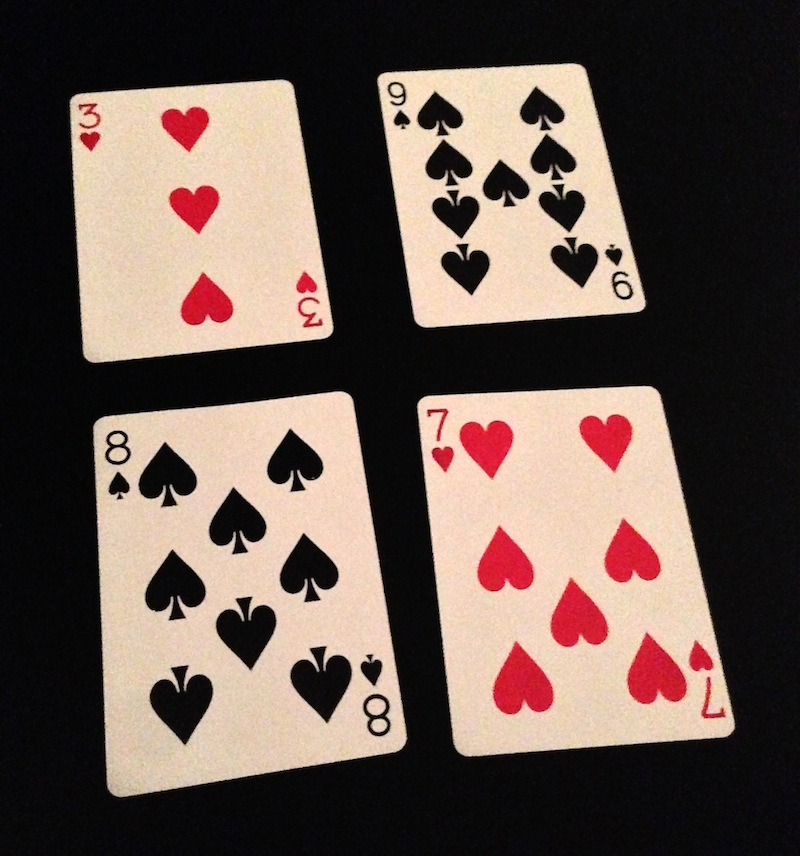
#> input picture Images/test.jpg, 800 x 856 px
$ python cardsTraining.py   (Python 2 division)
#> lines starting #> are read from the running program, lines starting #| are printed output that depends on the picture; after the words box and inside, x2 and y2 are one past the last pixel; in counts of white or black regions, pixels touching at a corner belong together
#> the answer given: Images/test.jpg
#> the answer given: Images/black_cloth1.png
#> the answer given: 3
#> in createTrainingFile, im is the input picture: shape (856, 800, 3); mean B, G, R 79.1, 86.9, 103.7
import sys
import numpy as np
from optparse import OptionParser
sys.path.insert(0, "/usr/local/lib/python2.7/site-packages/")
import cv2
import time
import Image

def rectify(h):
	try:
		h = h.reshape((4,2))
#> h = [[347, 393], [95, 422], [113, 794], [404, 744]]
	except:
		#print "Failed to rectify card"
		return False
	hnew = np.zeros((4,2),dtype = np.float32)
#> hnew = [[0, 0], [0, 0], [0, 0], [0, 0]]

	add = h.sum(1)
#> add = [740, 517, 907, 1148]
	hnew[0] = h[np.argmin(add)]
	hnew[2] = h[np.argmax(add)]

	diff = np.diff(h,axis = 1)
#> diff = [46, 327, 681, 340]
	hnew[1] = h[np.argmin(diff)]
	hnew[3] = h[np.argmax(diff)]

	return hnew

def preprocess(img):
	gray = cv2.cvtColor(img,cv2.COLOR_BGR2GRAY)
	blur = cv2.GaussianBlur(gray,(5,5),2 )
	thresh, o = cv2.threshold(blur,0,255,cv2.THRESH_BINARY_INV+cv2.THRESH_OTSU)#.adaptiveThreshold(blur,255,1,1,5,1)
	return o

def getCards(im, numcards=4):
	gray = cv2.cvtColor(im,cv2.COLOR_BGR2GRAY)
	blur = cv2.GaussianBlur(gray,(1,1),1000)
	flag, thresh = cv2.threshold(blur, 120, 255, cv2.THRESH_BINARY)
	contours, hierarchy = cv2.findContours(thresh,cv2.RETR_TREE,cv2.CHAIN_APPROX_SIMPLE)

	contours = sorted(contours, key=cv2.contourArea,reverse=True)[:numcards]

	# [7 lines of commented-out code are left out]

	for card in contours:
		peri = cv2.arcLength(card,True)
		poly = cv2.approxPolyDP(card,0.02*peri,True)
		approx = rectify(poly)

		if type(approx)!=bool:
			h = np.array([ [0,0],[449,0],[449,449],[0,449] ],np.float32)
			transform = cv2.getPerspectiveTransform(approx,h)
			warp = cv2.warpPerspective(im,transform,(450,450))

			yield warp

def createTrainingFile(training_labels_filename="training.tst", training_image_filename="training.png", num_training_cards=52):
	# Creating file in write mode
	train_labels_file = open(training_labels_filename, "w+")
	print "Started training"
	print ""
	print "Suit=Symbol\nHarts=H\nDiamond=D\nSpades=S\nClubs=C"

	im = cv2.imread(training_image_filename)
	for i, c in enumerate(getCards(im,num_training_cards)):
		pcard=preprocess(c)
		cv2.imshow("Preprocessed Card", pcard)
		cv2.waitKey(1)
		human_input = raw_input("Enter value of the card in format 'VALUE SUIT':\n")
		value, suit = human_input.strip().upper().split()
		train_labels_file.write(str(i) + "\t" + value + "\t" + suit + "\n")
#> this loop made 1 pass
#> pass 1, in preprocess, `gray = cv2.cvtColor(img,cv2.COLOR_BGR2GRAY)`:
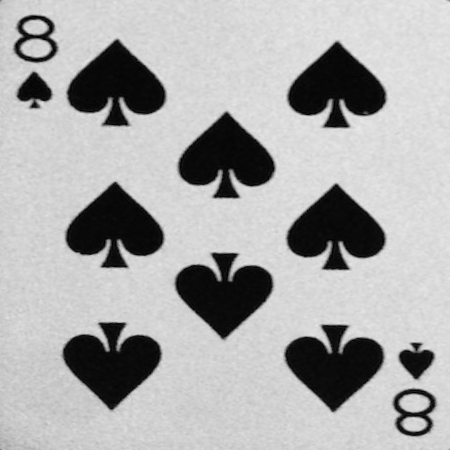
#> gray: shape (450, 450); min 1, max 235, mean 170.6
#> pass 1, in preprocess, `blur = cv2.GaussianBlur(gray,(5,5),2 )`:
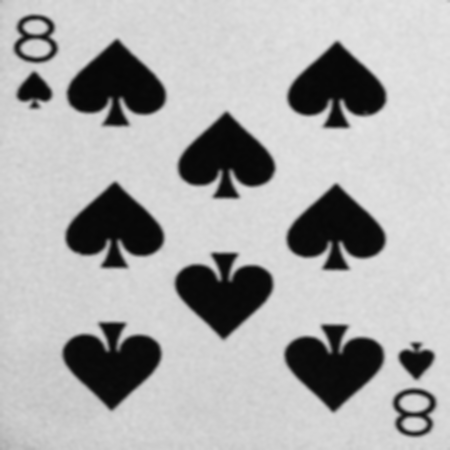
#> blur: shape (450, 450); min 6, max 229, mean 170.6
#> pass 1, in preprocess, `thresh, o = cv2.threshold(blur,0,255,cv2.THRESH_BINARY_INV+cv2.THRESH_..`:
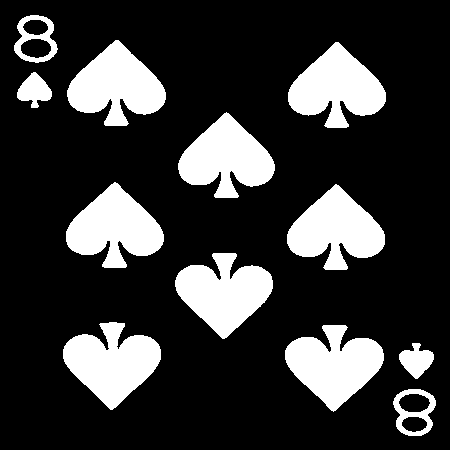
#> o: shape (450, 450); 21.2% white; 12 white regions, largest, box (x1, y1, x2, y2) and area: (63, 322, 161, 410) 5071, (285, 325, 384, 412) 5030, (67, 40, 166, 126) 4996
	train_labels_file.close()
	cv2.destroyAllWindows()
	print "Done training"

if __name__ == '__main__':
	training_image_filename = raw_input("Enter the name of the training image (ex. training.png):\n")
	training_labels_filename = raw_input("Enter the name of the training file that will be created (ex. training.tst):\n")
	num_training_cards = int(raw_input("Enter number of cards on training image (ex. 52):\n"))

#> (the run stopped early here; a loop or call above may not have finished)
